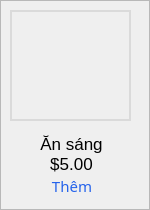
         <widget class="QFrame" name="frame_27">
          <property name="sizePolicy">
           <sizepolicy hsizetype="Preferred" vsizetype="Preferred">
            <horstretch>0</horstretch>
            <verstretch>0</verstretch>
           </sizepolicy>
          </property>
          <property name="minimumSize">
           <size>
            <width>0</width>
            <height>50</height>
           </size>
          </property>
          <property name="styleSheet">
           <string notr="true">#frame_27 {
	background-color: transparent;
	border:1px;
}</string>
          </property>
          <property name="frameShape">
           <enum>QFrame::StyledPanel</enum>
          </property>
          <property name="frameShadow">
           <enum>QFrame::Raised</enum>
          </property>
          <widget class="QLabel" name="label">
           <property name="geometry">
            <rect>
             <x>10</x>
             <y>10</y>
             <width>121</width>
             <height>111</height>
            </rect>
           </property>
           <property name="styleSheet">
            <string notr="true">QLabel {
	border: 2px solid #DADADA;
}</string>
           </property>
           <property name="text">
            <string/>
           </property>
           <property name="pixmap">
            <pixmap>ansang.jpg</pixmap>
           </property>
           <property name="scaledContents">
            <bool>true</bool>
           </property>
          </widget>
          <widget class="QPushButton" name="pushButton_7">
           <property name="geometry">
            <rect>
             <x>40</x>
             <y>170</y>
             <width>61</width>
             <height>31</height>
            </rect>
           </property>
           <property name="font">
            <font>
             <family>Montserrat</family>
             <pointsize>11</pointsize>
             <weight>50</weight>
             <bold>false</bold>
            </font>
           </property>
           <property name="cursor">
            <cursorShape>PointingHandCursor</cursorShape>
           </property>
           <property name="styleSheet">
            <string notr="true">QPushButton {
	font-family: &quot;Montserrat&quot;;
	font-size:11pt;
	color: #2563EB;
	font-weight:400;
	background-color:transparent;
	border:1px;
	border-radius:5px;
	padding-left:3px;
}
QPushButton:hover {
	text-decoration: underline;
}</string>
           </property>
           <property name="text">
            <string>Thêm</string>
           </property>
          </widget>
          <widget class="QLabel" name="label_7">
           <property name="geometry">
            <rect>
             <x>0</x>
             <y>130</y>
             <width>141</width>
             <height>31</height>
            </rect>
           </property>
           <property name="styleSheet">
            <string notr="true">QLabel {
	font-family: &quot;Montserrat&quot;;
	font-size: 13pt;
	font-weight:400;
	background-color:transparent;
	border:1px;
	padding-left: 2px;
	padding-bottom:3px;
}</string>
           </property>
           <property name="text">
            <string>Ăn sáng</string>
           </property>
           <property name="alignment">
            <set>Qt::AlignCenter</set>
           </property>
          </widget>
          <widget class="QLabel" name="label_8">
           <property name="geometry">
            <rect>
             <x>0</x>
             <y>150</y>
             <width>141</width>
             <height>31</height>
            </rect>
           </property>
           <property name="styleSheet">
            <string notr="true">QLabel {
	font-family: &quot;Montserrat&quot;;
	font-size: 13pt;
	font-weight:400;
	background-color:transparent;
	border:1px;
	padding-left: 2px;
	padding-bottom:3px;
}</string>
           </property>
           <property name="text">
            <string>$5.00</string>
           </property>
           <property name="alignment">
            <set>Qt::AlignCenter</set>
           </property>
          </widget>
         </widget>
